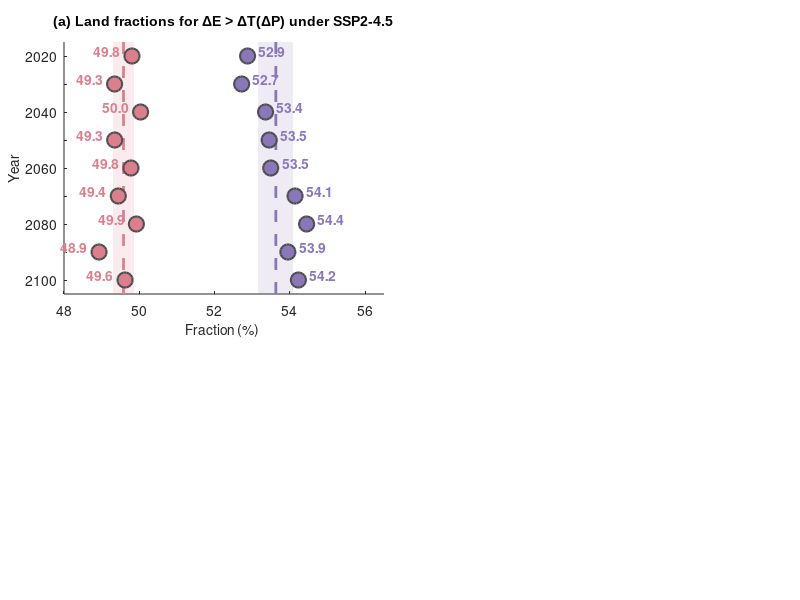

Recreate this plot in MATLAB. (Note: this script raises an error after producing the figure.)

clear


load Figure2.mat

fig = figure
width=8.8
height=7.5

set(gcf,'position',[10 10 width*100 height*100])



%

h1 = subplot('Position', [0.08,0.51,0.4,0.42]); 

hold on;


title(h1, '(a) Land fractions for \DeltaE > \DeltaT(\DeltaP) under SSP2-4.5', ...
    'FontSize', 10, 'FontWeight', 'bold', 'FontName', 'Arial');

color_et = [219, 127, 142] / 255;  % ΔE > ΔT
color_ep = [138, 119, 185] / 255;  % ΔE > ΔP

y_range = [0.5, length(years)+0.5];

h22 = fill([overall_ci_lower_et_245, overall_ci_upper_et_245, ...
            overall_ci_upper_et_245, overall_ci_lower_et_245], ...
           [y_range(1), y_range(1), y_range(2), y_range(2)], ...
           color_et, 'FaceAlpha', 0.15, 'EdgeColor', 'none');

fill([overall_ci_lower_ep_245, overall_ci_upper_ep_245, ...
      overall_ci_upper_ep_245, overall_ci_lower_ep_245], ...
     [y_range(1), y_range(1), y_range(2), y_range(2)], ...
     color_ep, 'FaceAlpha', 0.15, 'EdgeColor', 'none');

h11 = plot([overall_mean_et_245, overall_mean_et_245], y_range, ...
    'Color', color_et, 'LineWidth', 2, 'LineStyle', '--');

plot([overall_mean_ep_245, overall_mean_ep_245], y_range, ...
    'Color', color_ep, 'LineWidth', 2, 'LineStyle', '--');

for i = 1:length(years)
    x_line = linspace(means_et_245(i), means_ep_245(i), 100);
    y_line = repmat(i, 1, 100);

    colors = zeros(100, 3);
    for j = 1:100
        t = (j-1) / 99;
        colors(j, :) = (1-t) * color_et + t * color_ep;
    end

    patch(x_line, y_line, 'r', 'EdgeColor', 'interp', ...
        'LineWidth', 2, 'FaceVertexCData', colors, 'EdgeAlpha', 1);

    if i == 1
        h1 = scatter(means_et_245(i), i, 120, color_et, 'filled', ...
            'MarkerEdgeColor', [0.3, 0.3, 0.3], 'LineWidth', 1.5);
    else
        scatter(means_et_245(i), i, 120, color_et, 'filled', ...
            'MarkerEdgeColor', [0.3, 0.3, 0.3], 'LineWidth', 1.5);
    end

    text(means_et_245(i)-0.3, i, sprintf('%.1f', means_et_245(i)), ...
        'HorizontalAlignment', 'right', 'VerticalAlignment', 'bottom', ...
        'FontSize', 10, 'Color', color_et, 'FontWeight', 'bold');
end

for i = 1:length(years)
    if i == 1
        h2 = scatter(means_ep_245(i), i, 120, color_ep, 'filled', ...
            'MarkerEdgeColor', [0.3, 0.3, 0.3], 'LineWidth', 1.5);
    else
        scatter(means_ep_245(i), i, 120, color_ep, 'filled', ...
            'MarkerEdgeColor', [0.3, 0.3, 0.3], 'LineWidth', 1.5);
    end

    text(means_ep_245(i)+0.3, i, sprintf('%.1f', means_ep_245(i)), ...
        'HorizontalAlignment', 'left', 'VerticalAlignment', 'bottom', ...
        'FontSize', 10, 'Color', color_ep, 'FontWeight', 'bold');
end

set(gca, 'YDir', 'reverse');
yticks(1:length(years));
yticklabels({'2020', '', '2040', '', '2060', '', '2080', '', '2100'});
ylim(y_range);
xlim([48, 56.5]);

xlabel('Fraction (%) ', 'FontSize', 10, 'FontWeight', 'norm');
ylabel('Year', 'FontSize', 10, 'FontWeight', 'norm');

ax = gca;
ax.XAxis.LineWidth = 1;
ax.YAxis.LineWidth = 1;

grid off;
box on;
set(gca, 'FontSize', 10);
hold off;











h2 = subplot('Position', [0.57,0.51,0.4,0.42]); 

hold on;

title(h2, '(b) Land fractions for \DeltaE > \DeltaT(\DeltaP) under SSP5-8.5', ...
    'FontSize', 10, 'FontWeight', 'bold', 'FontName', 'Arial');

color_et = [219, 127, 142] / 255;  % ΔE > ΔT
color_ep = [138, 119, 185] / 255;  % ΔE > ΔP

y_range = [0.5, length(years)+0.5];

% ΔE > ΔT 置信区间
h22 = fill([overall_ci_lower_et_585, overall_ci_upper_et_585, ...
            overall_ci_upper_et_585, overall_ci_lower_et_585], ...
           [y_range(1), y_range(1), y_range(2), y_range(2)], ...
           color_et, 'FaceAlpha', 0.15, 'EdgeColor', 'none');

% ΔE > ΔP 置信区间
fill([overall_ci_lower_ep_585, overall_ci_upper_ep_585, ...
      overall_ci_upper_ep_585, overall_ci_lower_ep_585], ...
     [y_range(1), y_range(1), y_range(2), y_range(2)], ...
     color_ep, 'FaceAlpha', 0.15, 'EdgeColor', 'none');

% ΔE > ΔT 总体均值线
h11 = plot([overall_mean_et_585, overall_mean_et_585], y_range, ...
    'Color', color_et, 'LineWidth', 2, 'LineStyle', '--');

% ΔE > ΔP 总体均值线
plot([overall_mean_ep_585, overall_mean_ep_585], y_range, ...
    'Color', color_ep, 'LineWidth', 2, 'LineStyle', '--');

% 每年的数据点和连接线
for i = 1:length(years)

    x_line = linspace(means_et_585(i), means_ep_585(i), 100);
    y_line = repmat(i, 1, 100);

    colors = zeros(100, 3);
    for j = 1:100
        t = (j-1) / 99;
        colors(j, :) = (1-t) * color_et + t * color_ep;
    end

    patch(x_line, y_line, 'r', 'EdgeColor', 'interp', ...
        'LineWidth', 2, 'FaceVertexCData', colors, 'EdgeAlpha', 1);

    if i == 1
        h1 = scatter(means_et_585(i), i, 120, color_et, 'filled', ...
            'MarkerEdgeColor', [0.3, 0.3, 0.3], 'LineWidth', 1.5);
    else
        scatter(means_et_585(i), i, 120, color_et, 'filled', ...
            'MarkerEdgeColor', [0.3, 0.3, 0.3], 'LineWidth', 1.5);
    end

    text(means_et_585(i)-0.3, i, sprintf('%.1f', means_et_585(i)), ...
        'HorizontalAlignment', 'right', 'VerticalAlignment', 'bottom', ...
        'FontSize', 10, 'Color', color_et, 'FontWeight', 'bold');
end

for i = 1:length(years)

    if i == 1
        h2 = scatter(means_ep_585(i), i, 120, color_ep, 'filled', ...
            'MarkerEdgeColor', [0.3, 0.3, 0.3], 'LineWidth', 1.5);
    else
        scatter(means_ep_585(i), i, 120, color_ep, 'filled', ...
            'MarkerEdgeColor', [0.3, 0.3, 0.3], 'LineWidth', 1.5);
    end

    text(means_ep_585(i)+0.3, i, sprintf('%.1f', means_ep_585(i)), ...
        'HorizontalAlignment', 'left', 'VerticalAlignment', 'bottom', ...
        'FontSize', 10, 'Color', color_ep, 'FontWeight', 'bold');
end

set(gca, 'YDir', 'reverse');
yticks(1:length(years));
yticklabels({'2020', '', '2040', '', '2060', '', '2080', '', '2100'});
ylim(y_range);
xlim([47, 63.5]);

xlabel('Fraction (%) ', 'FontSize', 10, 'FontWeight', 'norm');

legend([h1, h2, h11, h22], {'∆E > ∆T', '∆E > ∆P', 'mean', 'Stdev'}, ...
       'Location', 'northeast', 'FontSize', 10, 'Box', 'off');

ax = gca;
ax.XAxis.LineWidth = 1;
ax.YAxis.LineWidth = 1;

grid off;
box on;
set(gca, 'FontSize', 10);
hold off;





h3 = subplot('Position', [0.08,0.06,0.4,0.35]); 
title('(c) Ta ~ ∆T(∆E) for northern boreal region', 'FontSize',12, 'FontWeight','bold', 'FontName','Arial');

ecolor_245 = [219, 127, 142]/255;  
ecolor_585 = [110/255, 158/255, 149/255];  



hold on

h_e245 = scatter(tas245_caf_gridmean, e245_caf_gridmean, 40, ecolor_245, 'filled', ...
                 'MarkerFaceAlpha', 0.45, 'MarkerEdgeColor', 'k', 'MarkerEdgeAlpha', 0.7, 'LineWidth', 0.5);

h_e585 = scatter(tas585_caf_gridmean, e585_caf_gridmean, 40, ecolor_585, 'filled', ...
                 'MarkerFaceAlpha', 0.45, 'MarkerEdgeColor', 'k', 'MarkerEdgeAlpha', 0.7, 'LineWidth', 0.5);


hold on;


x_fit_245 = linspace(25.8, 28, 100);

x_fit_585 = linspace(25.8, 30.5, 100);

p_t245 = polyfit(tas245_caf_gridmean, tran245_caf_gridmean, 1);
y_t245 = polyval(p_t245, x_fit_245);


p_e245 = polyfit(tas245_caf_gridmean, e245_caf_gridmean, 1);
y_e245 = polyval(p_e245, x_fit_245);

R_e245 = corrcoef(tas245_caf_gridmean, e245_caf_gridmean);
R2_e245 = R_e245(1,2)^2;

h_fit_e245 = plot(x_fit_245, y_e245, '-', 'Color', ecolor_245, 'LineWidth', 2.5);


p_e585 = polyfit(tas585_caf_gridmean, e585_caf_gridmean, 1);
y_e585 = polyval(p_e585, x_fit_585);

R_e585 = corrcoef(tas585_caf_gridmean, e585_caf_gridmean);
R2_e585 = R_e585(1,2)^2;

h_fit_e585 = plot(x_fit_585, y_e585, '-', 'Color', ecolor_585, 'LineWidth', 2.5);


ylim([-4, 10]);
yticks(-4:2:10);
ylabel('∆E (mm month^{-1})');

xlabel('Ta (°C)');
xlim([25.5 31]);
xticks(26:1:31);

legend([h_e245, h_e585], ...
       {'∆E (SSP2-4.5)', '∆E (SSP5-8.5)'}, ...
       'Location', 'southeast', 'FontSize', 8, 'NumColumns', 1);
legend('box', 'off');


grid off

hold off;



 
h4 = subplot('Position', [0.57,0.06,0.4,0.35]); 
title('(d) Ta ~ ∆T for central-eastern Africa region', 'FontSize',10, 'FontWeight','bold', 'FontName','Arial');



tcolor_245 = [219, 127, 142]/255;  
tcolor_585 = [110/255, 158/255, 149/255]; 



hold on

h_t245 = scatter(tas245_caf_gridmean, tran245_caf_gridmean, 40, tcolor_245, 'filled', ...
                 'MarkerFaceAlpha', 0.45, 'MarkerEdgeColor', 'k', 'MarkerEdgeAlpha', 0.7, 'LineWidth', 0.5);

h_t585 = scatter(tas585_caf_gridmean, tran585_caf_gridmean, 40, tcolor_585, 'filled',...
                 'MarkerFaceAlpha', 0.45, 'MarkerEdgeColor', 'k', 'MarkerEdgeAlpha', 0.7, 'LineWidth', 0.5);

hold on;


x_fit_245 = linspace(25.8, 28, 100);

x_fit_585 = linspace(25.8, 30.5, 100);

p_t245 = polyfit(tas245_caf_gridmean, tran245_caf_gridmean, 1);
y_t245 = polyval(p_t245, x_fit_245);

h_fit_t245 = plot(x_fit_245, y_t245, '-', 'Color', tcolor_245, 'LineWidth', 2.5);

p_t585 = polyfit(tas585_caf_gridmean, tran585_caf_gridmean, 2);
y_t585 = polyval(p_t585, x_fit_585);

R_t585 = corrcoef(tas585_caf_gridmean, tran585_caf_gridmean);
R2_t585 = R_t585(1,2)^2;

h_fit_t585 = plot(x_fit_585, y_t585, '-', 'Color', tcolor_585, 'LineWidth', 2.5);



ylim([-6, 2]);
yticks(-6:2:2);

ylabel('∆T (mm month^{-1})');
xlabel('Ta (°C)');
xlim([25.5 31]);
xticks(26:1:31);

legend([h_t245, h_t585], ...
       {'∆T (SSP2-4.5)', '∆T (SSP5-8.5)'}, ...
       'Location', 'southwest', 'FontSize', 8, 'NumColumns', 1);
legend('box', 'off');


grid off

hold off;



filename='Figure2';
print(filename,'-dpng','-r300');
